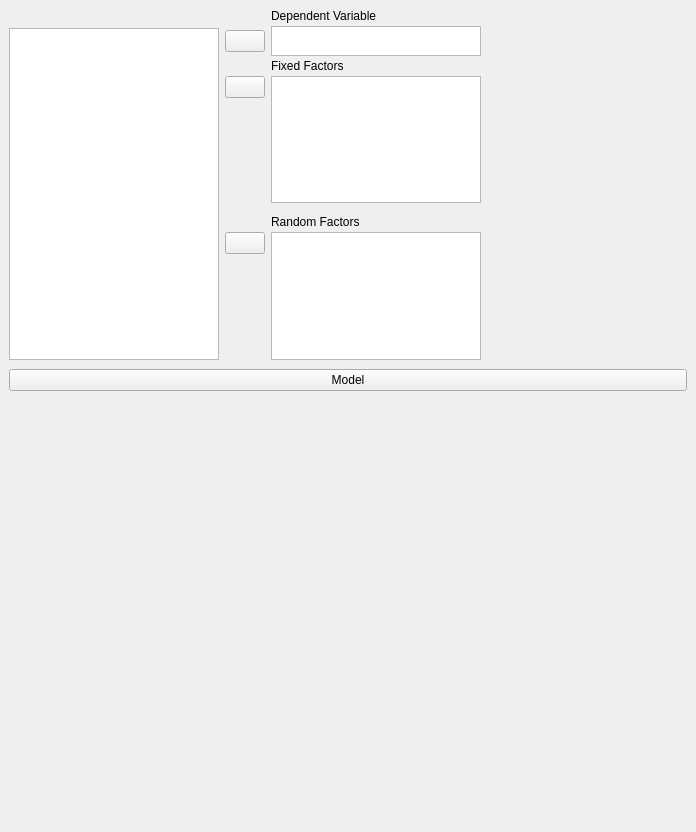
<?xml version="1.0" encoding="UTF-8"?>
<ui version="4.0">
 <class>ANOVA</class>
 <widget class="QWidget" name="ANOVA">
  <property name="geometry">
   <rect>
    <x>0</x>
    <y>0</y>
    <width>696</width>
    <height>832</height>
   </rect>
  </property>
  <property name="windowTitle">
   <string>Form</string>
  </property>
  <layout class="QGridLayout" name="gridLayout_6">
   <property name="leftMargin">
    <number>0</number>
   </property>
   <property name="topMargin">
    <number>0</number>
   </property>
   <property name="rightMargin">
    <number>0</number>
   </property>
   <property name="bottomMargin">
    <number>0</number>
   </property>
   <property name="verticalSpacing">
    <number>0</number>
   </property>
   <item row="0" column="1">
    <widget class="QWidget" name="widget_4" native="true">
     <property name="minimumSize">
      <size>
       <width>80</width>
       <height>0</height>
      </size>
     </property>
    </widget>
   </item>
   <item row="0" column="0">
    <widget class="QWidget" name="widget_3" native="true">
     <property name="maximumSize">
      <size>
       <width>16777215</width>
       <height>360</height>
      </size>
     </property>
     <layout class="QGridLayout" name="gridLayout_4">
      <property name="bottomMargin">
       <number>0</number>
      </property>
      <property name="verticalSpacing">
       <number>3</number>
      </property>
      <item row="0" column="0">
       <widget class="QWidget" name="widget_2" native="true">
        <property name="maximumSize">
         <size>
          <width>16777215</width>
          <height>16</height>
         </size>
        </property>
       </widget>
      </item>
      <item row="0" column="1" rowspan="2">
       <widget class="QWidget" name="widget_6" native="true">
        <layout class="QGridLayout" name="gridLayout_3">
         <property name="leftMargin">
          <number>0</number>
         </property>
         <property name="topMargin">
          <number>0</number>
         </property>
         <property name="rightMargin">
          <number>0</number>
         </property>
         <property name="bottomMargin">
          <number>0</number>
         </property>
         <property name="verticalSpacing">
          <number>3</number>
         </property>
         <item row="0" column="0">
          <widget class="QWidget" name="widget_7" native="true"/>
         </item>
         <item row="0" column="1">
          <widget class="QLabel" name="label">
           <property name="text">
            <string>Dependent Variable</string>
           </property>
          </widget>
         </item>
         <item row="1" column="0">
          <widget class="AssignButton" name="buttonAssignDependent">
           <property name="maximumSize">
            <size>
             <width>50</width>
             <height>16777215</height>
            </size>
           </property>
           <property name="text">
            <string/>
           </property>
          </widget>
         </item>
         <item row="1" column="1">
          <widget class="BoundListView" name="dependent">
           <property name="sizePolicy">
            <sizepolicy hsizetype="Maximum" vsizetype="Expanding">
             <horstretch>0</horstretch>
             <verstretch>0</verstretch>
            </sizepolicy>
           </property>
           <property name="minimumSize">
            <size>
             <width>0</width>
             <height>0</height>
            </size>
           </property>
           <property name="maximumSize">
            <size>
             <width>210</width>
             <height>30</height>
            </size>
           </property>
           <property name="selectionMode">
            <enum>QAbstractItemView::ExtendedSelection</enum>
           </property>
          </widget>
         </item>
        </layout>
       </widget>
      </item>
      <item row="2" column="1">
       <widget class="QWidget" name="widget_5" native="true">
        <layout class="QGridLayout" name="gridLayout_2">
         <property name="leftMargin">
          <number>0</number>
         </property>
         <property name="topMargin">
          <number>0</number>
         </property>
         <property name="rightMargin">
          <number>0</number>
         </property>
         <property name="verticalSpacing">
          <number>3</number>
         </property>
         <item row="1" column="0">
          <widget class="AssignButton" name="buttonAssignFixed">
           <property name="maximumSize">
            <size>
             <width>50</width>
             <height>16777215</height>
            </size>
           </property>
           <property name="text">
            <string/>
           </property>
          </widget>
         </item>
         <item row="2" column="0">
          <spacer name="verticalSpacer_2">
           <property name="orientation">
            <enum>Qt::Vertical</enum>
           </property>
           <property name="sizeHint" stdset="0">
            <size>
             <width>20</width>
             <height>84</height>
            </size>
           </property>
          </spacer>
         </item>
         <item row="1" column="1" rowspan="2">
          <widget class="BoundListView" name="fixedFactors">
           <property name="sizePolicy">
            <sizepolicy hsizetype="Maximum" vsizetype="Expanding">
             <horstretch>0</horstretch>
             <verstretch>0</verstretch>
            </sizepolicy>
           </property>
           <property name="minimumSize">
            <size>
             <width>0</width>
             <height>80</height>
            </size>
           </property>
           <property name="maximumSize">
            <size>
             <width>210</width>
             <height>16777215</height>
            </size>
           </property>
           <property name="selectionMode">
            <enum>QAbstractItemView::ExtendedSelection</enum>
           </property>
          </widget>
         </item>
         <item row="0" column="0">
          <widget class="QWidget" name="widget_8" native="true"/>
         </item>
         <item row="0" column="1">
          <widget class="QLabel" name="label_2">
           <property name="text">
            <string>Fixed Factors</string>
           </property>
          </widget>
         </item>
        </layout>
       </widget>
      </item>
      <item row="3" column="1">
       <widget class="QWidget" name="widget" native="true">
        <layout class="QGridLayout" name="gridLayout">
         <property name="leftMargin">
          <number>0</number>
         </property>
         <property name="topMargin">
          <number>0</number>
         </property>
         <property name="rightMargin">
          <number>0</number>
         </property>
         <property name="bottomMargin">
          <number>0</number>
         </property>
         <property name="verticalSpacing">
          <number>3</number>
         </property>
         <item row="0" column="0">
          <widget class="QWidget" name="widget_9" native="true"/>
         </item>
         <item row="0" column="1">
          <widget class="QLabel" name="label_3">
           <property name="text">
            <string>Random Factors</string>
           </property>
          </widget>
         </item>
         <item row="1" column="0">
          <widget class="AssignButton" name="buttonAssignRandom">
           <property name="maximumSize">
            <size>
             <width>50</width>
             <height>16777215</height>
            </size>
           </property>
           <property name="text">
            <string/>
           </property>
          </widget>
         </item>
         <item row="1" column="1" rowspan="2">
          <widget class="BoundListView" name="randomFactors">
           <property name="sizePolicy">
            <sizepolicy hsizetype="Maximum" vsizetype="Expanding">
             <horstretch>0</horstretch>
             <verstretch>0</verstretch>
            </sizepolicy>
           </property>
           <property name="minimumSize">
            <size>
             <width>0</width>
             <height>80</height>
            </size>
           </property>
           <property name="maximumSize">
            <size>
             <width>210</width>
             <height>16777215</height>
            </size>
           </property>
           <property name="selectionMode">
            <enum>QAbstractItemView::ExtendedSelection</enum>
           </property>
          </widget>
         </item>
         <item row="2" column="0">
          <spacer name="verticalSpacer">
           <property name="orientation">
            <enum>Qt::Vertical</enum>
           </property>
           <property name="sizeHint" stdset="0">
            <size>
             <width>20</width>
             <height>84</height>
            </size>
           </property>
          </spacer>
         </item>
        </layout>
       </widget>
      </item>
      <item row="1" column="0" rowspan="3">
       <widget class="AvailableFieldsListView" name="listAvailableFields">
        <property name="sizePolicy">
         <sizepolicy hsizetype="Fixed" vsizetype="Expanding">
          <horstretch>0</horstretch>
          <verstretch>0</verstretch>
         </sizepolicy>
        </property>
        <property name="minimumSize">
         <size>
          <width>0</width>
          <height>200</height>
         </size>
        </property>
        <property name="maximumSize">
         <size>
          <width>210</width>
          <height>16777215</height>
         </size>
        </property>
        <property name="selectionMode">
         <enum>QAbstractItemView::ExtendedSelection</enum>
        </property>
       </widget>
      </item>
     </layout>
    </widget>
   </item>
   <item row="1" column="0" colspan="2">
    <widget class="QWidget" name="widget_10" native="true">
     <property name="sizePolicy">
      <sizepolicy hsizetype="Preferred" vsizetype="Preferred">
       <horstretch>0</horstretch>
       <verstretch>0</verstretch>
      </sizepolicy>
     </property>
     <layout class="QGridLayout" name="gridLayout_5">
      <item row="0" column="0">
       <widget class="ExpanderButton" name="expanderModel">
        <property name="text">
         <string>Model</string>
        </property>
       </widget>
      </item>
      <item row="1" column="0">
       <widget class="AnovaModelWidget" name="anovaModel" native="true">
        <property name="sizePolicy">
         <sizepolicy hsizetype="Expanding" vsizetype="Preferred">
          <horstretch>0</horstretch>
          <verstretch>0</verstretch>
         </sizepolicy>
        </property>
        <property name="minimumSize">
         <size>
          <width>100</width>
          <height>360</height>
         </size>
        </property>
       </widget>
      </item>
     </layout>
    </widget>
   </item>
  </layout>
 </widget>
 <customwidgets>
  <customwidget>
   <class>BoundListView</class>
   <extends>QListView</extends>
   <header>widgets/boundlistview.h</header>
  </customwidget>
  <customwidget>
   <class>AssignButton</class>
   <extends>QPushButton</extends>
   <header>widgets/assignbutton.h</header>
  </customwidget>
  <customwidget>
   <class>AvailableFieldsListView</class>
   <extends>QListView</extends>
   <header>widgets/availablefieldslistview.h</header>
  </customwidget>
  <customwidget>
   <class>ExpanderButton</class>
   <extends>QPushButton</extends>
   <header>widgets/expanderbutton.h</header>
  </customwidget>
  <customwidget>
   <class>AnovaModelWidget</class>
   <extends>QWidget</extends>
   <header>widgets/anovamodelwidget.h</header>
   <container>1</container>
  </customwidget>
 </customwidgets>
 <resources/>
 <connections/>
</ui>
